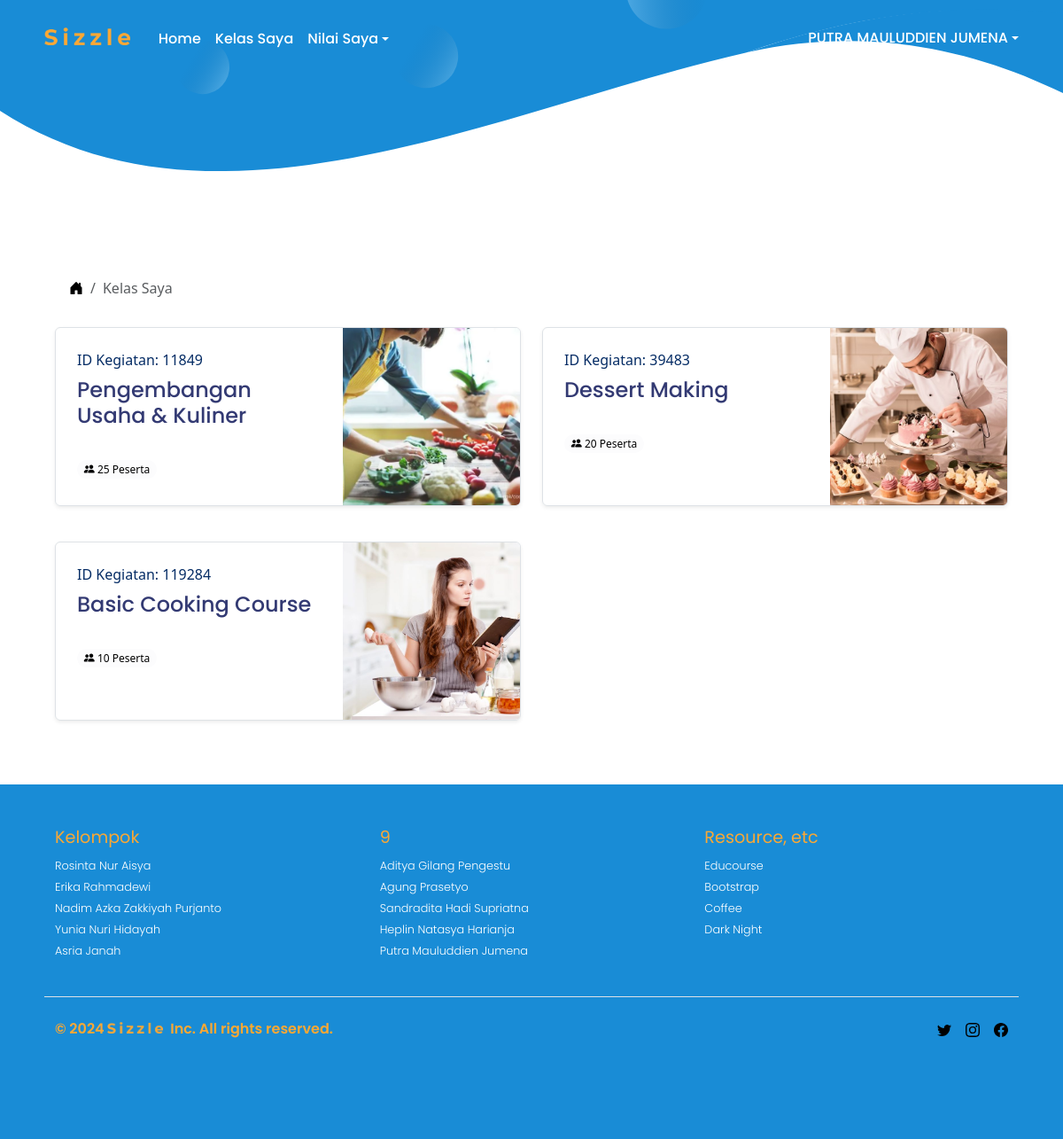
/kelas_saya.html (signed in), run on the app's committed database.
### app/models.py (models this page shows, shortened)
class UserKursus(models.Model):
    user = models.ForeignKey(User, on_delete=models.CASCADE)
    kursus = models.ForeignKey(Kursus, on_delete=models.CASCADE)

class Kursus(models.Model):
    id_kursus = models.AutoField(primary_key=True)
    id_kegiatan = models.IntegerField(null=True, blank=True, unique=True)
    nama_kursus = models.CharField(max_length=50, unique=True)
    deskripsi_singkat = models.TextField(null=True, blank=True)
    chef = models.CharField(max_length=100)
    rating = models.DecimalField(max_digits=3, decimal_places=2, default=0.00)
    harga_kursus = models.IntegerField(default=0)
    gambar_kursus = models.ImageField(upload_to='images/kursus/', null=True, blank=True)
    deskripsi_kursus = models.TextField(null=True, blank=True)
    tingkat_kesulitan = models.CharField(max_length=50, null=True, blank=True)
    tanggal_mulai = models.DateField(null=True, blank=True)
    tanggal_selesai = models.DateField(null=True, blank=True)
    materi_kursus = models.TextField(null=True, blank=True)
    jumlah_peserta = models.IntegerField(default=0)
    syarat_pendaftaran = models.TextField(null=True, blank=True)
    kategori_kursus = models.ForeignKey('KategoriKursus', on_delete=models.CASCADE, related_name='kursuss', default=1)

### app/views.py (the view)
# urls.py: path('kelas_saya.html', views.kelas_saya, name='kelas_saya'),
@login_required
def kelas_saya(request):
    user = request.user
    user_kursus = UserKursus.objects.filter(user=user).select_related('kursus')
    context = {
        'user_kursus': user_kursus
    }
    return render(request, 'kelas_saya.html', context)

### templates/kelas_saya.html (shortened to what this page needs)
<!DOCTYPE html>
{% extends 'base_user.html' %}
{% load static %}
{% block body_block %}
<div class="container">
    <nav aria-label="breadcrumb mt-5">
        <ol class="breadcrumb breadcrumb-chevron p-3 rounded-3">
            <li class="breadcrumb-item">
                <a class="link-body-emphasis" href="{% url 'index' %}">
                    <i class="bi bi-house-door-fill"></i>
                </a>
            </li>
            <li class="breadcrumb-item active" aria-current="page">
                Kelas Saya
            </li>
        </ol>
    </nav>
    <div class="row mb-2 border-none">
        {% for uk in user_kursus %}
        <div class="col-6 mb-3">
            <a href="{% url 'detail_kursus_lms' id_kursus=uk.kursus.id_kursus %}" class="text-decoration-none">
                <div class="row g-0 border rounded overflow-hidden flex-md-row mb-4 shadow-sm h-md-250 position-relative">
                    <div class="col p-4 flex-column">
                        <strong class="d-inline-block fw-normal mb-2 text-primary-emphasis">ID Kegiatan: {{ uk.kursus.id_kegiatan }}</strong>
                        <h4>{{ uk.kursus.nama_kursus }}</h4><br>
                        <span
                            class="card-text text-end badge bg-light-subtle text-body-emphasis fw-normal rounded-pill bi bi-people-fill">
                            {{ uk.kursus.jumlah_peserta }} Peserta
                        </span>
                    </div>
                    <div class="col-auto d-none d-lg-block">
                        <img src="{{ uk.kursus.gambar_kursus.url }}" alt="{{ uk.kursus.nama_kursus }}" class="img-fluid"
                            style="width: 200px; height: 200px; object-fit: cover;">
                    </div>
                </div>
            </a>
        </div>
        {% endfor %}
    </div>
</div>
{% endblock %}

### templates/base_user.html (shortened to what this page needs)
<!DOCTYPE html>
{% load static %}
<html lang="en">
<head>
    <link rel="stylesheet" href="https://cdn.jsdelivr.net/npm/bootstrap-icons@1.11.3/font/bootstrap-icons.min.css" />
    <link href="{% static 'css/bootstrap.min.css' %}" rel="stylesheet">
    <link href="{% static 'css/base.css' %}" rel="stylesheet">
    <link href="{% static 'css/custom.css' %}" rel="stylesheet">
</head>
<header class="mb-5 py-3 px-3">
    <nav class="navbar navbar-expand-lg">
        <div class="nav d-flex flex-wrap">
            <a href="{% url 'index' %}">
                <img src="{% static 'images/sizzle_text.png' %}" alt="Logo" class="me-4 mb-2" height="20">
            </a>
            <div class="collapse navbar-collapse" id="navbarsExample09">
                <ul class="navbar-nav me-auto mb-2 mb-lg-0">
                    <li class="nav-item">
                        <a class="nav-link" href="{% url 'index' %}">Home</a>
                    </li>
                    <li class="nav-item">
                        <a class="nav-link" href="{% url 'kelas_saya' %}">Kelas Saya</a>
                    </li>
                    <div class="dropdown-center">
                        <li class="nav-item dropdown">
                            <a class="nav-link d-flex align-items-center text-decoration-none dropdown-toggle"
                                href="{% url 'coming_soon' %}" data-bs-toggle="dropdown" aria-expanded="false">Nilai Saya</a>
                        </li>
                    </div>
                </ul>
                {% if user.is_authenticated %}
                <div class="dropdown-center mb-1">
                    <a href="#" class="d-flex align-items-center text-decoration-none dropdown-toggle"
                        data-bs-toggle="dropdown" aria-expanded="false">
                        {{ request.user.first_name|upper }} {{ request.user.last_name|upper }}
                    </a>
                </div>
                {% else %}
                <a href="{% url 'login' %}" class="btn">Masuk</a>
                <a href="{% url 'register' %}" class="btn">Daftar</a>
                {% endif %}
            </div>
        </div>
    </nav>
</header>
<main>
    <section class="head-banner">
        <img src="{% static 'images/head-banner.svg' %}" alt="">
    </section>
    <div class="content">
        {% block body_block %}{% endblock %}
    </div>
</main>
<br>
<div class="footer-container">
    <footer class="container py-5">
        <div class="row">
            <div class="col-4 col-md">
                <h5>Kelompok</h5>
                <ul class="list-unstyled text-small">
                    <li><a class="text-decoration-none" href="https://www.instagram.com/sya_isy/">Rosinta
                            Nur
                            Aisya</a></li>
                    <li><a class="text-decoration-none" href="https://www.instagram.com/erikaradw/">Erika
                            Rahmadewi</a></li>
                    <li><a class="text-decoration-none" href="https://www.instagram.com/nazkact/">Nadim
                            Azka
                            Zakkiyah Purjanto</a></li>
                    <li><a class="text-decoration-none" href="https://www.instagram.com/yunianuri_/">Yunia Nuri
                            Hidayah</a></li>
                    <li><a class="text-decoration-none" href="https://www.instagram.com/asria_janah/">Asria
                            Janah</a></li>
                </ul>
            </div>
            <div class="col-4 col-md">
                <h5>9</h5>
                <ul class="list-unstyled text-small">
                    <li><a class="text-decoration-none" href="https://www.instagram.com/_glng7/">Aditya
                            Gilang
                            Pengestu</a></li>
                    <li><a class="text-decoration-none" href="https://www.instagram.com/agungpraz31/">Agung
                            Prasetyo</a></li>
                    <li><a class="text-decoration-none" href="https://www.instagram.com/sandraahadid">Sandradita
                            Hadi Supriatna</a></li>
                    <li><a class="text-decoration-none" href="https://www.instagram.com/havyolo/">Heplin
                            Natasya
                            Harianja</a></li>
                    <li><a class="text-decoration-none" href="https://www.instagram.com/putramlddien/">Putra
                            Mauluddien Jumena</a></li>
                </ul>
            </div>
            <div class="col-4 col-md">
                <h5>Resource, etc</h5>
                <ul class="list-unstyled text-small">
                    <li><a class="text-decoration-none" href="https://educourse.id/">Educourse</a></li>
                    <li><a class="text-decoration-none" href="https://getbootstrap.com/">Bootstrap</a>
                    </li>
                    <li><a class="text-decoration-none" href="#">Coffee</a></li>
                    <li><a class="text-decoration-none" href="#">Dark Night</a></li>
                </ul>
            </div>
            <div class="d-flex flex-column flex-sm-row justify-content-between py-4 my-4 border-top">
                <p>&copy; 2024 <img src="{% static 'images/sizzle_text.png' %}" alt="Logo" class="me-1 mb-1"
                        height="13"> Inc. All
                    rights reserved.</p>
                <ul class="list-unstyled d-flex">
                    <li class="ms-3"><a class="link-body-emphasis" href="https://www.instagram.com/putramlddien/"></a></li>
                    <li class="ms-3"><a class="link-body-emphasis" href="https://www.instagram.com/putramlddien/"></a></li>
                    <li class="ms-3"><a class="link-body-emphasis" href="https://www.instagram.com/putramlddien/"></a></li>
                </ul>
            </div>
        </div>
    </footer>
</div>
</body>
</html>

### static/css/base.css (style rules this page uses)
:root { scroll-behavior: smooth; }
.container { max-width: 1100px; padding-top: 10em; }
.nav { max-width: 1100px; display: flex; justify-content: space-between; align-items: center; }
nav > div { width: 100%; padding-right: var(24px, 0.75rem); padding-left: var(24px, 0.75rem); margin-right: auto; margin-left: auto; }
nav > div > a { display: flex; justify-content: center; align-items: center; }
@media (min-width: 768px) { nav > div { max-width: 720px; } }
@media (min-width: 992px) { nav > div { max-width: 960px; } }
@media (min-width: 1200px) { nav > div { max-width: 1140px; } }
header { position: sticky; top: 0; z-index: 2; transition: background-color 0.3s ease; }
section.head-banner { width: 100%; position: absolute; top: 0; left: 0; right: 0; overflow: hidden; margin-top: -285px; z-index: -2; }
section.head-banner > img { width: 100%; height: 100%; position: relative; overflow: hidden; object-position: center; }
.nav-item > a { font-family: var(--Poppins); color: #ffffff; font-weight: 500; }
.navbar-nav .nav-link { border-bottom: 0.1rem solid transparent; }
.dropdown-center { display: flex; justify-content: center; }
.dropdown-center a { color: #ffffff; text-align: center; font-family: var(--Poppins); font-weight: 500; transition: background-color 0.2s ease, color 0.2s ease; }
.footer-container { background-color: #198cd6; font-family: var(--Poppins); color: #fba834; font-weight: 600; }
.list-unstyled.text-small a { color: #ffffff; font-family: var(--Poppins); font-weight: 300; font-size: 0.8em; }

### static/css/custom.css (style rules this page uses)
:root { --Poppins: 'Poppins', sans-serif; }
.col-6 > a { text-decoration: none; }
h4 { font-family: var(--Poppins); font-weight: 500; font-size: 1.5rem; color: #333A73; }
h5 { font-family: var(--Poppins); font-weight: 400; font-size: 1.2rem; color: #fba834; }
.position-relative { overflow: hidden; border-radius: 25px; }
.position-relative img { height: 100%; width: 100%; width: 330px; height: 250px; overflow: hidden; object-fit: cover; transition: scale 400ms; }
.navbar-nav .nav-link { position: relative; }

### data on the page
UserKursus: kursus.id_kegiatan "11849", kursus.nama_kursus "Pengembangan Usaha & Kuliner", kursus.jumlah_peserta "25", kursus.gambar_kursus (picture)
UserKursus: kursus.id_kegiatan "39483", kursus.nama_kursus "Dessert Making", kursus.jumlah_peserta "20", kursus.gambar_kursus (picture)
UserKursus: kursus.id_kegiatan "119284", kursus.nama_kursus "Basic Cooking Course", kursus.jumlah_peserta "10", kursus.gambar_kursus (picture)

### other printed values
{{ request.user.first_name|upper }} "PUTRA"
{{ request.user.last_name|upper }} "MAULUDDIEN JUMENA"
